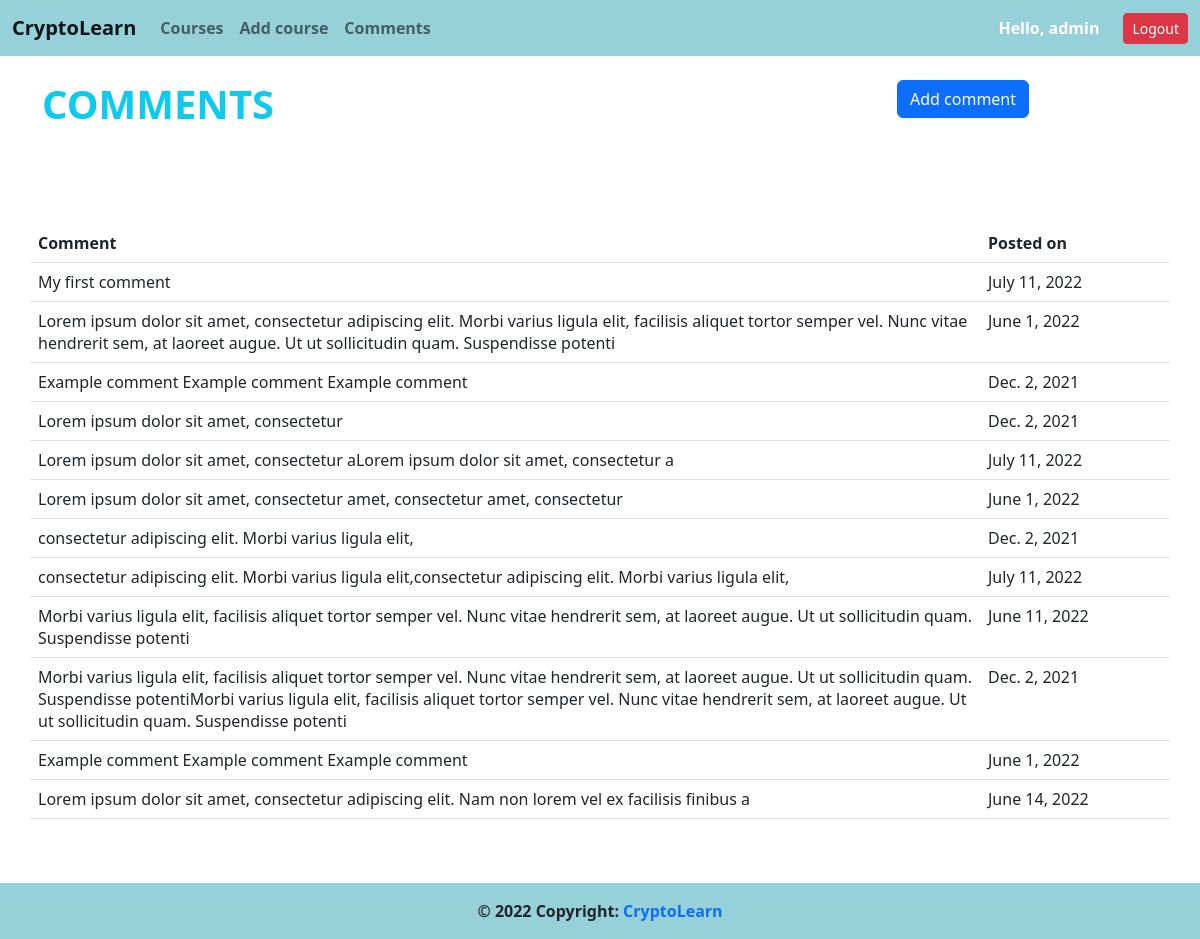
The page /comments/ (signed in) on the database its author committed.
### cryptoApp/models.py (models this page shows, shortened)
class Comment(models.Model):
	title = models.CharField(max_length = 50)
	user = models.ForeignKey(UserProfile, on_delete = models.CASCADE)
	content = models.TextField(null = True, blank = True)
	date_created = models.DateField()

### cryptoApp/views.py (the view)
# urls.py: path('comments/', comments, name='comments'),
@login_required(login_url="loginPage")
def comments(request):
	allPosts = Comment.objects.all()
	context = {"comments": allPosts}
	return render(request, "comments.html", context = context)

### cryptoApp/templates/comments.html (shortened to what this page needs)
<head>
  <link
    href="https://cdn.jsdelivr.net/npm/bootstrap@5.2.0-beta1/dist/css/bootstrap.min.css"
    rel="stylesheet"
  />
</head>
<body>
  <nav
    class="navbar navbar-expand-lg navbar-light"
    style="background-color: #96d1d9"
  >
    <div class="container-fluid">
      <a class="navbar-brand" href="{% url 'home' %}"><b>CryptoLearn</b></a>
      <div class="collapse navbar-collapse" id="navbarNavAltMarkup">
        <div class="navbar-nav">
          <a class="nav-link" href="{% url 'courses' %}"><b>Courses</b></a>
          {% if user.is_superuser %}
          <a class="nav-link" href="{% url 'addCourse' %}"><b>Add course</b></a>
          {% endif %}
          <a class="nav-link" href="{% url 'comments' %}"><b>Comments</b></a>
        </div>
      </div>
      <span class="text-end me-4 fw-bold text-white">
        Hello, {{request.user}}
      </span>
      <span class="text-end">
        <a
          href="{% url 'logout' %}"
          class="btn btn-danger btn-sm"
          style="text-decoration: none"
          >Logout
        </a></span
      >
    </div>
  </nav>
  <div class="container">
    <div class="row">
      <div class="col-md-3">
        <h1 class="mt-4 mb-5 text-start text-info fw-bold">COMMENTS</h1>
      </div>
      <div class="col-3 offset-6">
        <a
          class="btn btn-primary mt-4 mb-5 text-end"
          href="{% url 'addComment' %}"
          >Add comment</a
        >
      </div>
    </div>
    <div class="row mt-5">
      <table class="table">
        <thead>
          <tr>
            <th>Comment</th>
            <th>Posted on</th>
          </tr>
        </thead>
        <tbody>
          {% for comment in comments %}
          <tr>
            <td class="col-10">{{comment.content}}</td>
            <td class="col-2">{{comment.date_created}}</td>
          </tr>
          {% endfor %}
        </tbody>
      </table>
    </div>
  </div>
  <footer
    class="page-footer font-small fw-bold mt-5"
    style="background-color: #96d1d9"
  >
    <div class="footer-copyright text-center py-3">
      © 2022 Copyright:
      <a href="{% url 'home' %}" style="text-decoration: none">CryptoLearn</a>
    </div>
  </footer>
</body>

### rows shown on the page
Comment: content "My first comment", date_created "July 11, 2022"
Comment: content "Lorem ipsum dolor sit amet, consectetur adipiscing elit. Morbi varius ligula elit, facilisis aliquet tortor semper vel. Nunc vitae hendrerit sem, at laoreet augue. Ut ut sollicitudin quam. Suspendisse potenti", date_created "June 1, 2022"
Comment: content "Example comment Example comment Example comment", date_created "Dec. 2, 2021"
Comment: content "Lorem ipsum dolor sit amet, consectetur", date_created "Dec. 2, 2021"
Comment: content "Lorem ipsum dolor sit amet, consectetur aLorem ipsum dolor sit amet, consectetur a", date_created "July 11, 2022"
Comment: content "Lorem ipsum dolor sit amet, consectetur amet, consectetur amet, consectetur", date_created "June 1, 2022"
Comment: content "consectetur adipiscing elit. Morbi varius ligula elit,", date_created "Dec. 2, 2021"
Comment: content "consectetur adipiscing elit. Morbi varius ligula elit,consectetur adipiscing elit. Morbi varius ligula elit,", date_created "July 11, 2022"
Comment: content "Morbi varius ligula elit, facilisis aliquet tortor semper vel. Nunc vitae hendrerit sem, at laoreet augue. Ut ut sollicitudin quam. Suspendisse potenti", date_created "June 11, 2022"
Comment: content "Morbi varius ligula elit, facilisis aliquet tortor semper vel. Nunc vitae hendrerit sem, at laoreet augue. Ut ut sollicitudin quam. Suspendisse potentiMorbi varius ligula elit, facilisis aliquet tortor semper vel. Nunc vitae hendrerit sem, at laoreet augue. Ut ut sollicitudin quam. Suspendisse potenti", date_created "Dec. 2, 2021"
Comment: content "Example comment Example comment Example comment", date_created "June 1, 2022"
Comment: content "Lorem ipsum dolor sit amet, consectetur adipiscing elit. Nam non lorem vel ex facilisis finibus a", date_created "June 14, 2022"

### other values the page prints
{{ request.user }} "admin"
